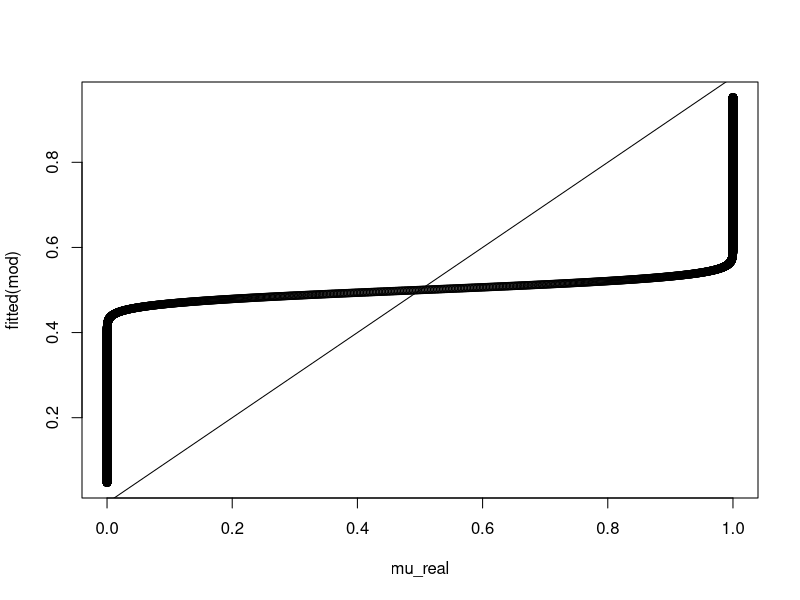
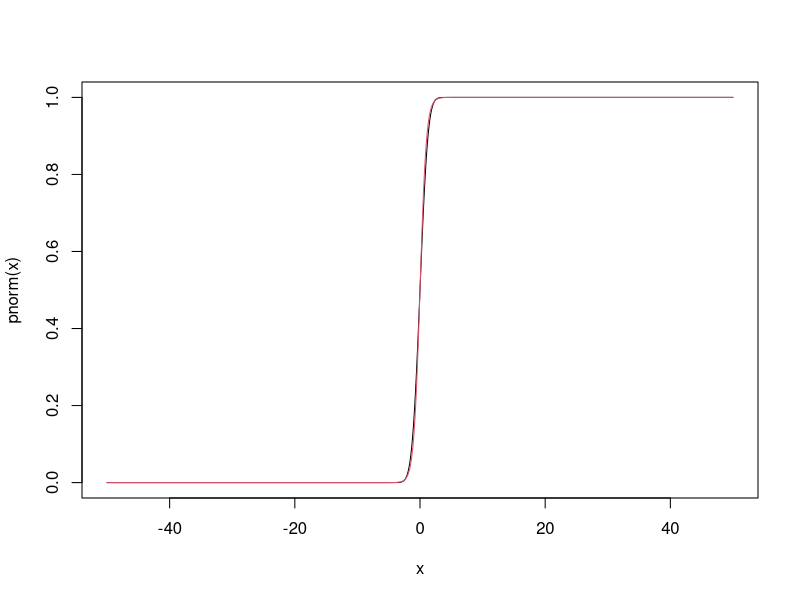
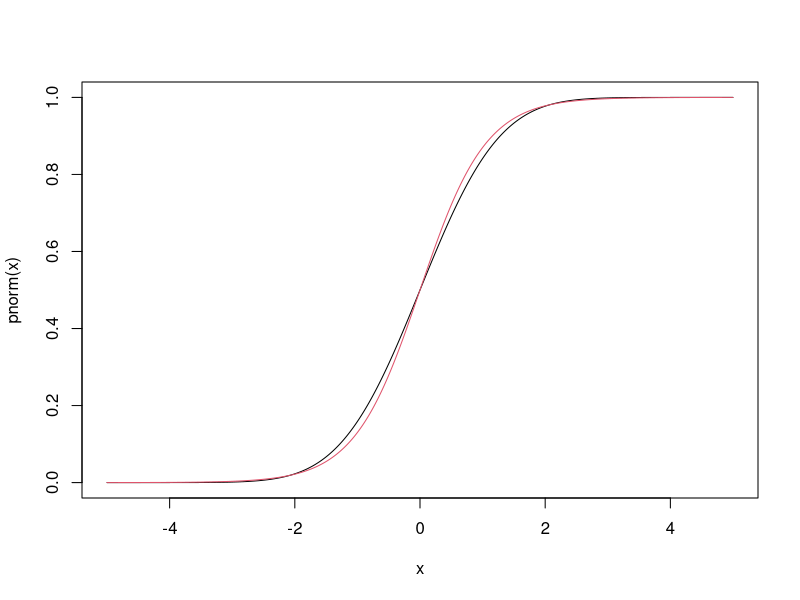
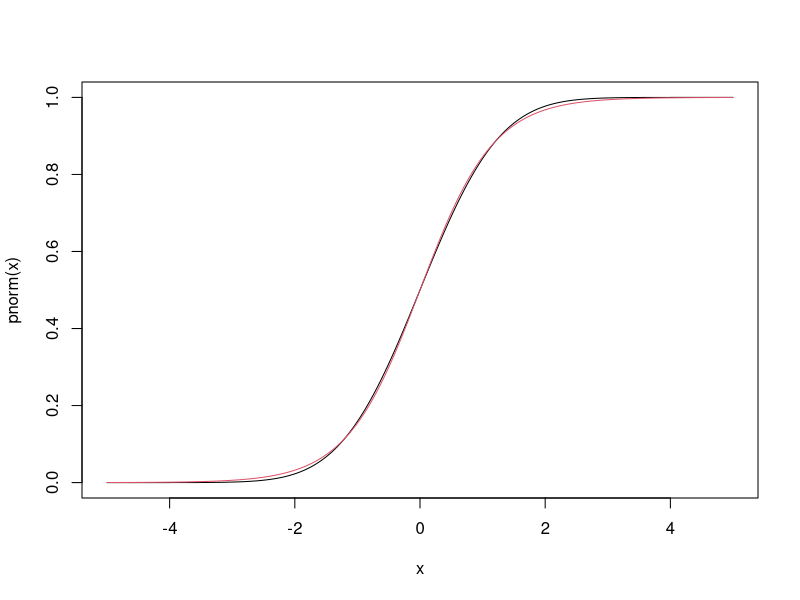
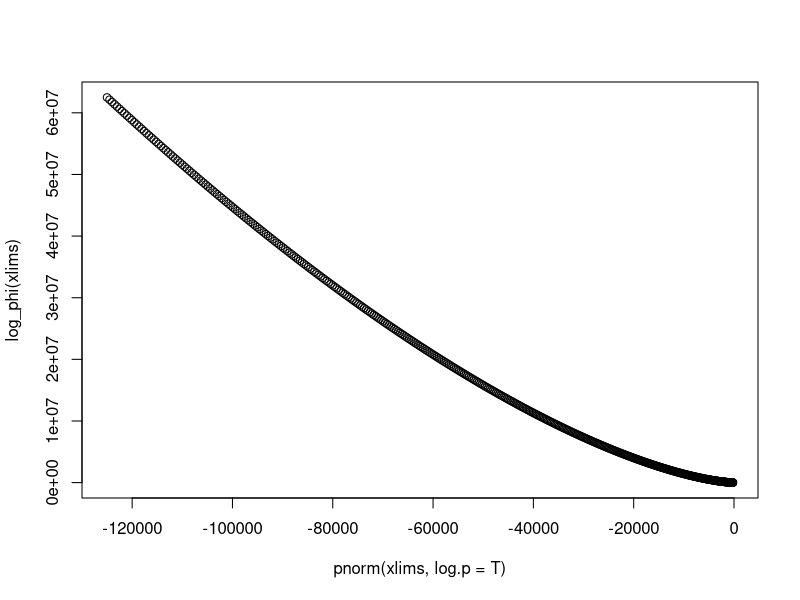

The R script that drew these images, in order:
# approximate Phi with inv_logit
library(mgcv)

N <- 1e4
x <- seq(-30, 30, length.out = N)
mu_real <- exp(pnorm(x, log.p = T))
range(mu_real)

mod <- gam(mu_real ~ x, family = betar(link = "logit"))
coef(mod)
plot(fitted(mod) ~ mu_real); abline(0, 1)

curve(pnorm(x), from = -50, to = 50, n = 1000)
curve(plogis(2 * x), from = -50, to = 50, n = 1000, add = TRUE, col = 2)

xlims <- seq(-500, -20, by = 1)
mm <- cbind(xlims, pnorm(xlims), plogis(xlims * 2))
colnames(mm) <- c("x", "phi", "invlogit")
View(mm)

curve(pnorm(x), from = -5, to = 5, n = 1000)
curve(plogis(1.9 * x), n = 1000, add = TRUE, col = 2)

ff <- function(b) {
  ext <- 10
  xlims <- seq(-ext, ext, length.out = 10000)
  a1 <- plogis(b * xlims)
  a2 <- pnorm(xlims)
  return(sum((a1 - a2) ^ 2))
}

op <- optim(1.9, ff, lower = 1, upper = 10, method = "Brent")
op$par

curve(pnorm(x), from = -5, to = 5, n = 1000)
curve(plogis(op$par * x), n = 1000, add = TRUE, col = 2)

# Discusión interesante acá:
# https://discourse.mc-stan.org/t/normal-lcdf-underflows-much-faster-than-pnorm-log-true/4581/3

# una aprox a log(phi) es
log_phi <- function(x) {
  cc <- log(1 / sqrt(2 * pi)) - 0.5 * x ^ 3 - log(-x)
  return(cc)
}

xlims <- seq(-500, -20, by = 1)
plot(log_phi(xlims) ~ pnorm(xlims, log.p = T))
